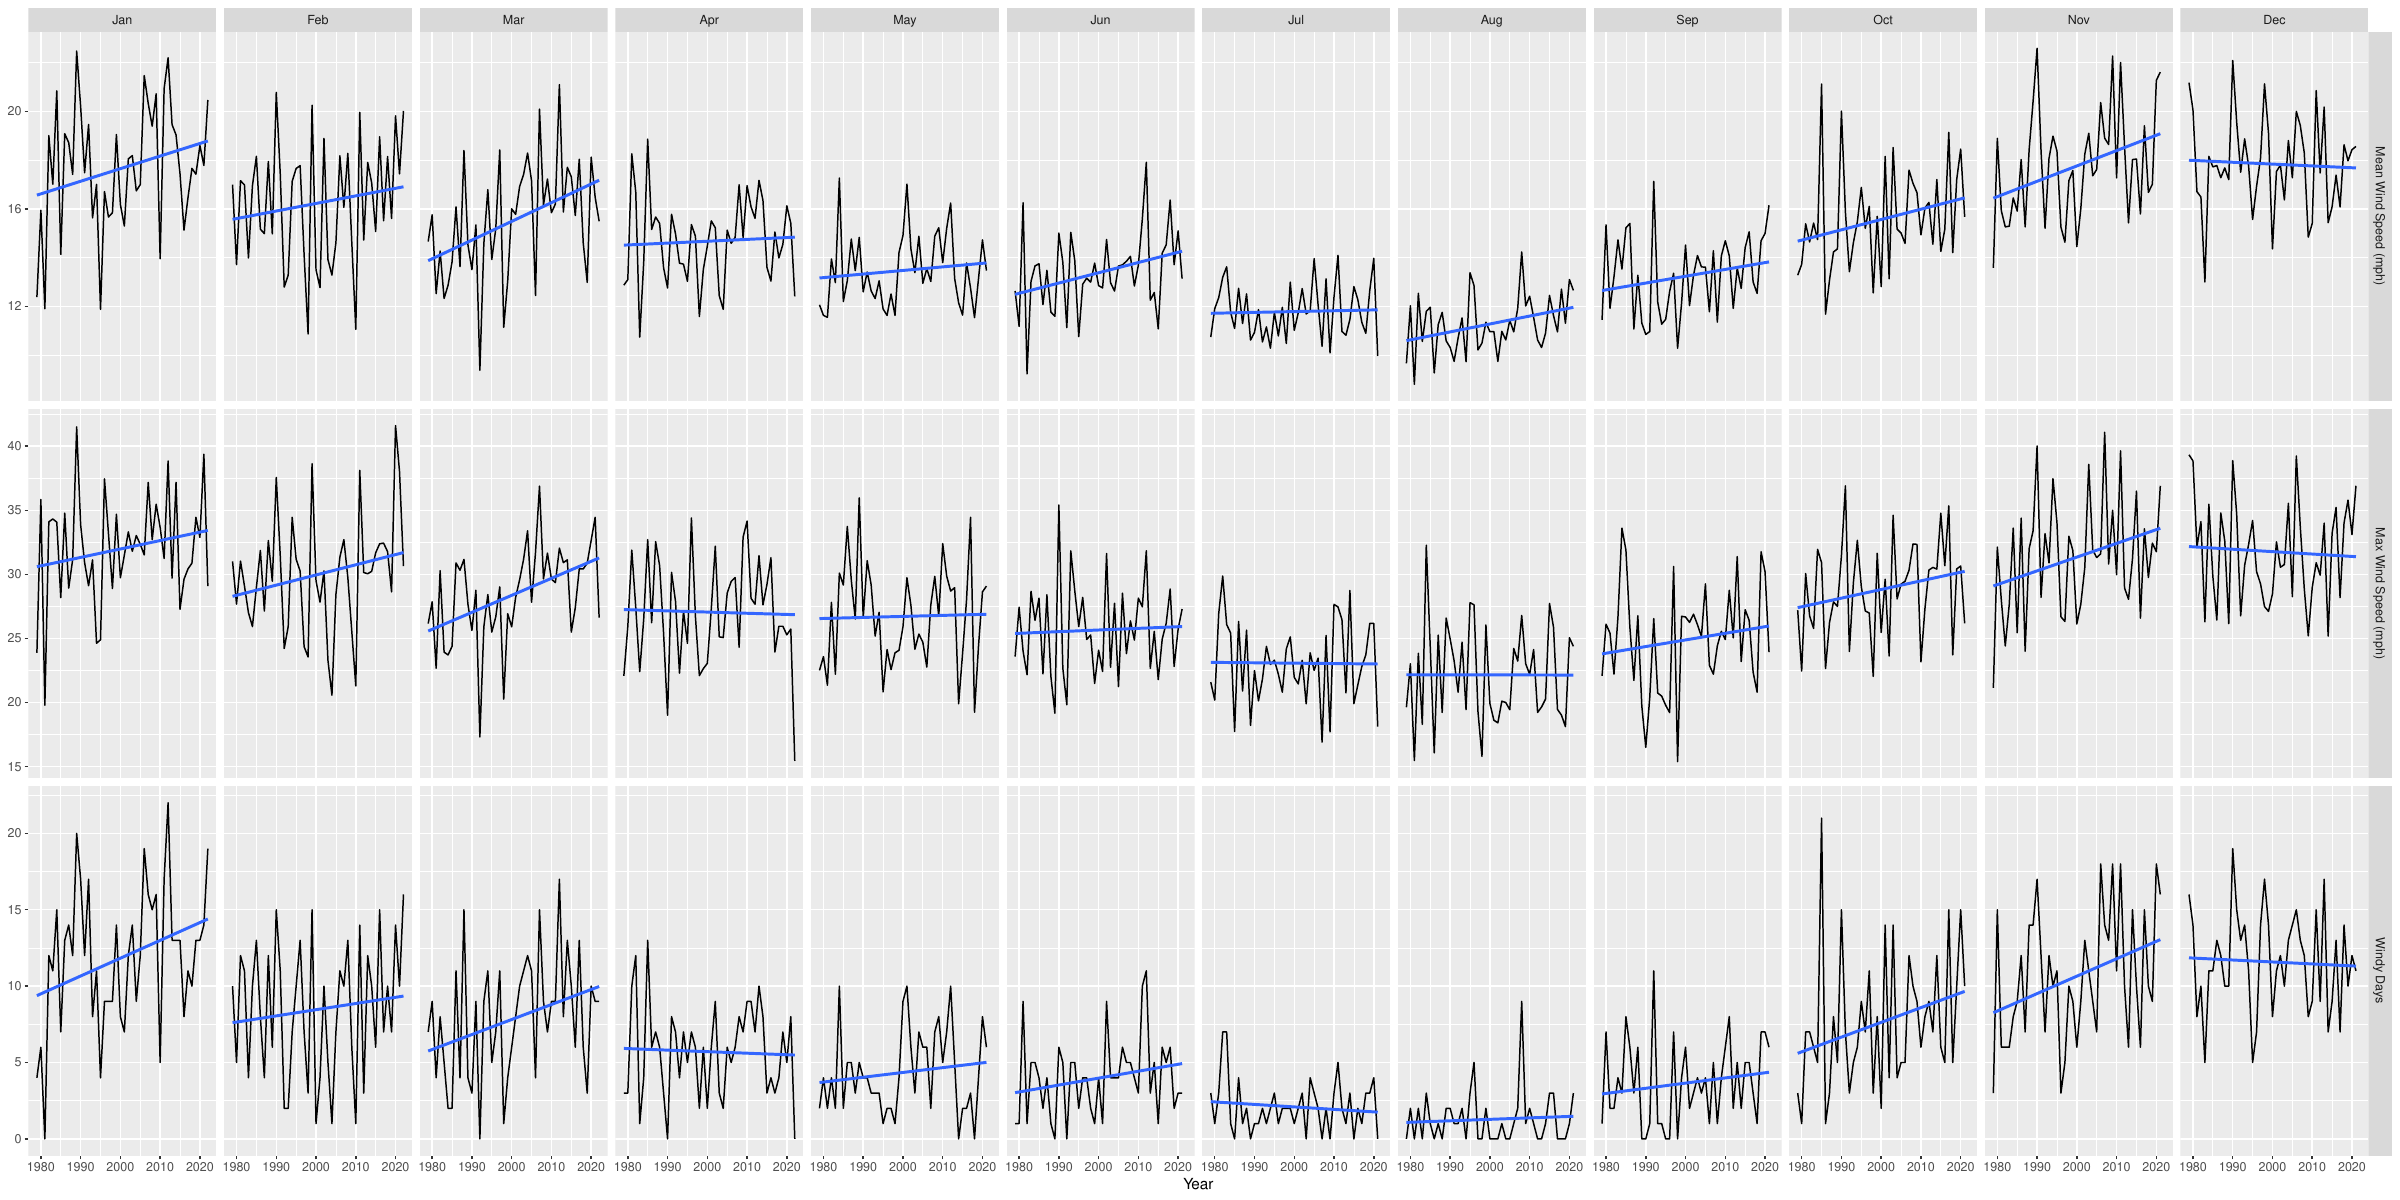

Reproduce this figure in R.
library(rgee)
library(reticulate)
library(mcor)
library(magrittr)

ee_Initialize()
# # 2. Install geemap in the same Python ENV that use rgee
# py_install("geemap")
# gm <- import("geemap")

blackfeet <- mcor::mt_tribal_land %>%
  dplyr::filter(Name == "Blackfeet") %>%
  sf::st_transform(4326) %>%
  dplyr::rename(geometry = SHAPE)

gridmet_wind <- 
  ee$ImageCollection("IDAHO_EPSCOR/GRIDMET") %>%
  ee$ImageCollection$filterDate("1979-01-01", "1980-12-31") %>%
  ee$ImageCollection$map(function(x) x$select("vs"))




blackfeet_max_wind <-
  purrr::map(1979:2022,
             ~ee_extract(x = ee$ImageCollection("IDAHO_EPSCOR/GRIDMET") %>%
                          ee$ImageCollection$filterDate(paste0(.x,"-01-01"), paste0(.x,"-12-31")) %>%
                          ee$ImageCollection$map(function(x) x$select("vs")), 
                        y = blackfeet,
                        fun = ee$Reducer$max())
             )

blackfeet_max_wind_processed <- 
  blackfeet_max_wind %>%
  dplyr::bind_rows() %>%
  tidyr::pivot_longer(-Name,
                      names_to = "Date",
                      values_to = "Wind Speed") %>%
  dplyr::mutate(Date = 
                  stringr::str_remove(Date, "X") %>%
                  stringr::str_remove("_vs") %>%
                  lubridate::as_date(),
                `Wind Speed` = units::set_units(`Wind Speed`, "m/s") %>%
                  units::set_units("mi/hr")) 

blackfeet_max_wind_processed_monthly <-
  blackfeet_max_wind_processed %>%
  dplyr::group_by(Year = lubridate::year(Date),
                  Month = factor(month.abb[lubridate::month(Date)],
                                 ordered = TRUE,
                                 levels = month.abb)) %>%
  dplyr::summarise(`Mean Wind Speed` = mean(`Wind Speed`, na.rm = TRUE),
                   `Max Wind Speed` = max(`Wind Speed`, na.rm = TRUE),
                   `Windy Days` = sum(`Wind Speed` >= units::set_units(20,"mi/hr"), na.rm = TRUE))

blackfeet_max_wind_processed_monthly %>%
  dplyr::rename(`Mean Wind Speed (mi/hr)` = `Mean Wind Speed`,
                `Max Wind Speed (mi/hr)` = `Max Wind Speed`) %>%
  dplyr::mutate(dplyr::across(`Mean Wind Speed (mi/hr)`:`Max Wind Speed (mi/hr)`,
                              round,
                              digits = 2)) %>%
  readr::write_csv("~/Desktop/blackfeet_wind.csv")

blackfeet_max_wind_processed_monthly %>%
  dplyr::mutate(dplyr::across(`Mean Wind Speed`:`Max Wind Speed`, units::drop_units)) %>%
  tidyr::pivot_longer(`Mean Wind Speed`:`Windy Days`,
                      names_to = "Variable") %>%
  dplyr::mutate(Variable = factor(Variable,
                                  ordered = TRUE,
                                  levels = c("Mean Wind Speed",
                                             "Max Wind Speed",
                                             "Windy Days"),
                                  labels = c("Mean Wind Speed (mph)",
                                             "Max Wind Speed (mph)",
                                             "Windy Days"))) %>%
  # dplyr::filter(Month == 2) %>%
  ggplot2::ggplot(aes(x = Year,
                      y = value,
                      group = Variable)) +
  geom_line() +
  geom_smooth(method=lm,
              se = FALSE) +
  ylab(NULL) +
  ggplot2::scale_x_continuous(breaks = seq(1980, 2020, 10)) +
  facet_grid(Variable ~ Month,
             scales = "free_y")
  facet_wrap("Variable",
             ncol = 1,
             scales = "free_y")
  
  ggsave("~/Desktop/blackfeet_wind.pdf",
         width = 24,
         height = 12)



